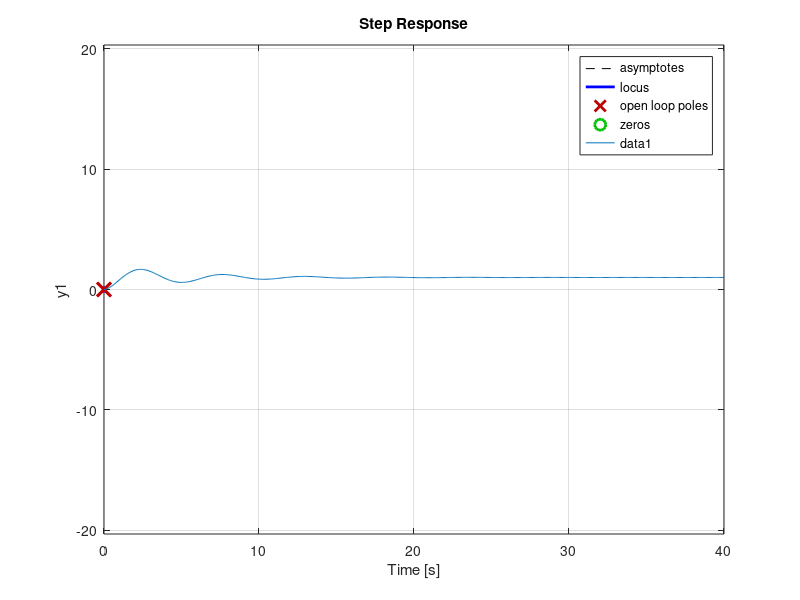

MATLAB code for this plot:
% ejemplo Metodo2 Ziegler-Nichols
G = tf(1,conv([1,0],conv([1,1],[1,5])))
rlocus(G)
Kcr = 30;
Pcr = 2.8099;

Kp = 18;
Ti = 1.405;
Td = 0.3512;
Gc = Kp*tf([Td,1,1/Ti],[1,0])

T = feedback(G*Gc,1);
step(T)
polos1 = pole(T)
zeros1 = zero(T)

% sobre enlogación muy alta, vale la pena mover k
Gc2 = tf(conv([1,1.4],[1,1.4]),[1,0])
rlocus(G*Gc2)

% propuesta 1, aumentar magnitud de los ceros

Gc2 = tf(conv([1,4],[1,4]),[1,0])
rlocus(G*Gc2)
% propuesta 2 disminuir ceros entre polos en origen y primer polo real
Gc2 = tf(conv([1,0.8],[1,0.8]),[1,0])
rlocus(G*Gc2)

K = 16.3
M = feedback(Gc2*G*K,1)
zero(M)
pole(M)

Kpnuevo = 10;
Gc2= Kpnuevo*tf([Td,1,1/Ti],[1,0])
T2 = feedback(Gc2*G,1)
hold on
step(T2)
hold off
Td = 0.3512
Ti = 1.405
Zeros_compensador = [-1/2/Td + sqrt(1/4/Td^2-1/Td/Ti);
    -1/2/Td - sqrt(1/4/Td^2-1/Td/Ti)]
